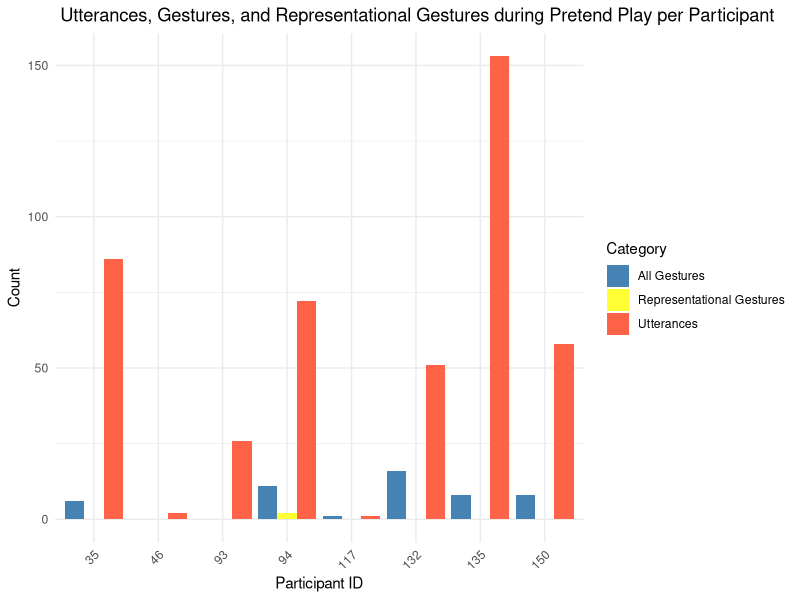
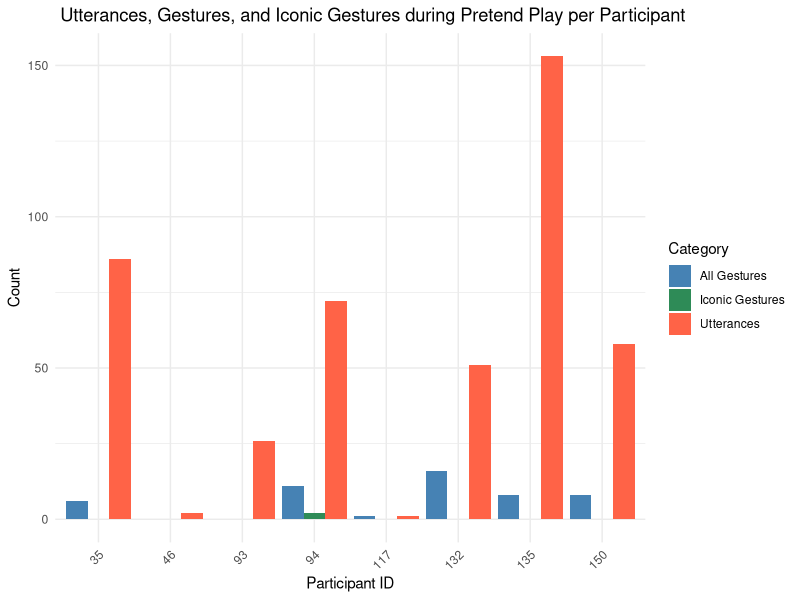
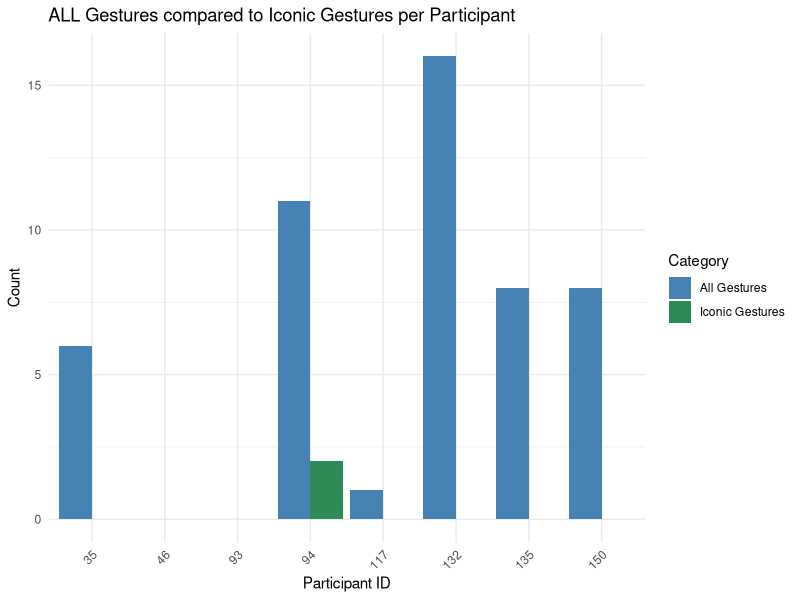
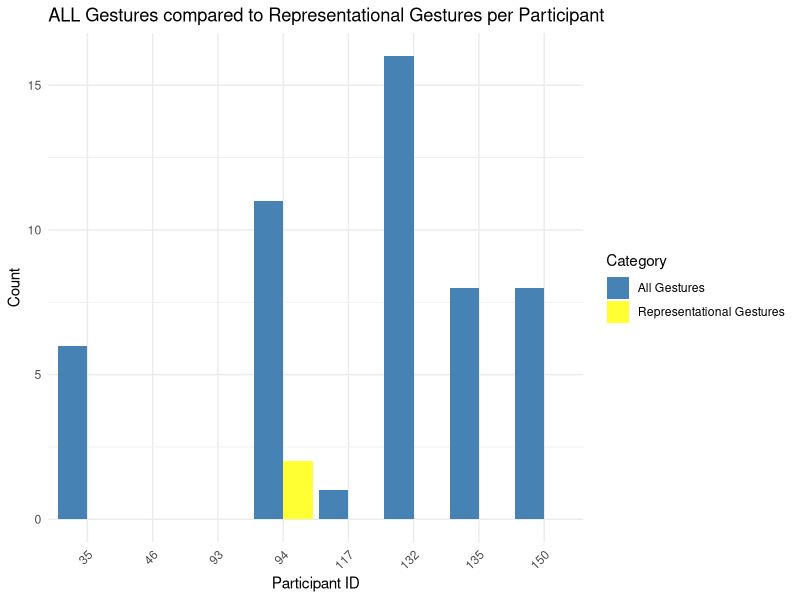

Reproduce these figures in R, in order.
## ---- chunk 1
knitr::opts_chunk$set(echo = TRUE)

library(dplyr)
library(tidyr)
library(ggplot2)
library(stringr)
library(knitr)

## ---- chunk 2

P3_H8_ALL <- read.csv('PN_Datasets/Pretend_Play/CSVs_of_Combined_Data_PP/P3_H8_ALL.csv')

# makes all c_form entries lower case
P3_H8_ALL$c_form <- tolower(P3_H8_ALL$c_form)

#list of all unique entries in c_form
unique(P3_H8_ALL$c_form)

## ---- chunk 3

# Filter for rows where c_pret is 1, then count occurrences of c-form
PP_gest_overlap <- P3_H8_ALL %>%
  filter(c_pret == 1 & !is.na(c_form)) # Only keep rows where c_pret is 1 and c_form has any value

# View the result
# print(PP_gest_overlap)

## ---- chunk 4

# Generate summary statistics for the count column 'n'
cooccurance1 <- PP_gest_overlap %>%
  group_by(participant_id) %>%
  summarise(
    PP_gest_overlap_individual = n()
  )

print(cooccurance1)
## ---- chunk 5

# Filter for rows where c_pret is 1, then count occurrences of c_utt
PP_utts_overlap <- P3_H8_ALL %>%
  filter(c_pret == 1 & !is.na(c_utts)) # Only keep rows where c_pret is 1 and c_utt has any value

# View the result
# print(PP_utts_overlap)

## ---- chunk 6

cooccurance2 <- PP_utts_overlap %>%
  group_by(participant_id) %>%
  summarise(
    PP_utts_overlap_individual = n()
  )
 
print(cooccurance2)
## ---- chunk 7
PP_utts_gest_overlap <- full_join(cooccurance1, cooccurance2, by = "participant_id")

print(PP_utts_gest_overlap)
## ---- chunk 8
# Filter for rows where c_pret is 1, then count occurrences of c-form
PP_gest_rep_overlap <- P3_H8_ALL %>%
  filter(c_pret == 1 & 
         str_detect(c_form,"iconic|iconic - flip|point - iconic|metaphoric|demo"))

# View the result
print(PP_gest_rep_overlap)
## ---- chunk 9

# Generate summary statistics for the count column 'n'
cooccurance4 <- PP_gest_rep_overlap %>%
  group_by(participant_id) %>%
  summarise(
    PP_gest_rep_overlap_individual = n()
  )

print(cooccurance4)

## ---- chunk 10
# Filter for rows where c_pret is 1, then count occurrences of c-form
PP_gest_icon_overlap <- P3_H8_ALL %>%
  filter(c_pret == 1 & 
         str_detect(c_form,"iconic|iconic - flip|point - iconic")) # be sure to adjust specific words for each new dataset

# View the result
print(PP_gest_icon_overlap)
## ---- chunk 11

# Generate summary statistics for the count column 'n'
cooccurance3 <- PP_gest_icon_overlap %>%
  group_by(participant_id) %>%
  summarise(
    PP_gest_icon_overlap_individual = n()
  )

print(cooccurance3)
## ---- chunk 12
PP_utts_gest_rep_overlap <- full_join(PP_utts_gest_overlap, cooccurance4, by = "participant_id")

print(PP_utts_gest_rep_overlap)
## ---- chunk 13

# Convert wide format to long format
long_data_rep <- PP_utts_gest_rep_overlap %>%
  pivot_longer(
    cols = -participant_id, # Convert all except participant_id
    names_to = "Category", 
    values_to = "Count"
  )

# Rename categories for better visualization
long_data_rep$Category <- recode(long_data_rep$Category, 
                             PP_gest_overlap_individual = "All Gestures",
                             PP_utts_overlap_individual = "Utterances",
                             PP_gest_rep_overlap_individual = "Representational Gestures")

print(long_data_rep) # Check the long format structure
## ---- chunk 14
ggplot(long_data_rep, aes(x = factor(participant_id), y = Count, fill = Category)) +
  geom_bar(stat = "identity", position = "dodge") + 
  labs(
    title = " Utterances, Gestures, and Representational Gestures during Pretend Play per Participant",
    x = "Participant ID",
    y = "Count"
  ) +
  theme_minimal() +
  theme(axis.text.x = element_text(angle = 45, hjust = 1)) +  # Rotate x-axis labels
  scale_fill_manual(values = c("All Gestures" = "steelblue", 
                               "Utterances" = "tomato", 
                               "Representational Gestures" = "#FFFF33"))  # Customize colors
## ---- chunk 15

PP_utts_gest_icon_overlap <- full_join(PP_utts_gest_overlap, cooccurance3, by = "participant_id")

print(PP_utts_gest_icon_overlap)

## ---- chunk 16

# Convert wide format to long format
long_data_icon <- PP_utts_gest_icon_overlap %>%
  pivot_longer(
    cols = -participant_id, # Convert all except participant_id
    names_to = "Category", 
    values_to = "Count"
  )

# Rename categories for better visualization
long_data_icon$Category <- recode(long_data_icon$Category, 
                             PP_gest_overlap_individual = "All Gestures",
                             PP_utts_overlap_individual = "Utterances",
                             PP_gest_icon_overlap_individual = "Iconic Gestures")

print(long_data_icon) # Check the long format structure
## ---- chunk 17
ggplot(long_data_icon, aes(x = factor(participant_id), y = Count, fill = Category)) +
  geom_bar(stat = "identity", position = "dodge") + 
  labs(
    title = " Utterances, Gestures, and Iconic Gestures during Pretend Play per Participant",
    x = "Participant ID",
    y = "Count"
  ) +
  theme_minimal() +
  theme(axis.text.x = element_text(angle = 45, hjust = 1)) +  # Rotate x-axis labels
  scale_fill_manual(values = c("All Gestures" = "steelblue", 
                               "Utterances" = "tomato", 
                               "Iconic Gestures" = "seagreen"))  # Customize colors

## ---- chunk 18

# Filter out Utterances and keep only Gestures and Iconic Gestures
long_data_icon_filtered <- long_data_icon %>%
  filter(Category %in% c("All Gestures", "Iconic Gestures"))

# Create the grouped bar chart
ggplot(long_data_icon_filtered, aes(x = factor(participant_id), y = Count, fill = Category)) +
  geom_bar(stat = "identity", position = "dodge") + 
  labs(
    title = "ALL Gestures compared to Iconic Gestures per Participant",
    x = "Participant ID",
    y = "Count",
    fill = "Category"
  ) +
  theme_minimal() +
  theme(axis.text.x = element_text(angle = 45, hjust = 1)) +  
  scale_fill_manual(values = c("All Gestures" = "steelblue", 
                               "Iconic Gestures" = "seagreen"))  # Customize colors

## ---- chunk 19

# Filter out Utterances and keep only Gestures and Representational Gestures
long_data_rep_filtered <- long_data_rep %>%
  filter(Category %in% c("All Gestures", "Representational Gestures"))

# Create the grouped bar chart
ggplot(long_data_rep_filtered, aes(x = factor(participant_id), y = Count, fill = Category)) +
  geom_bar(stat = "identity", position = "dodge") + 
  labs(
    title = "ALL Gestures compared to Representational Gestures per Participant",
    x = "Participant ID",
    y = "Count",
    fill = "Category"
  ) +
  theme_minimal() +
  theme(axis.text.x = element_text(angle = 45, hjust = 1)) +  
  scale_fill_manual(values = c("All Gestures" = "steelblue", 
                               "Representational Gestures" = "#FFFF33"))  # Customize colors

